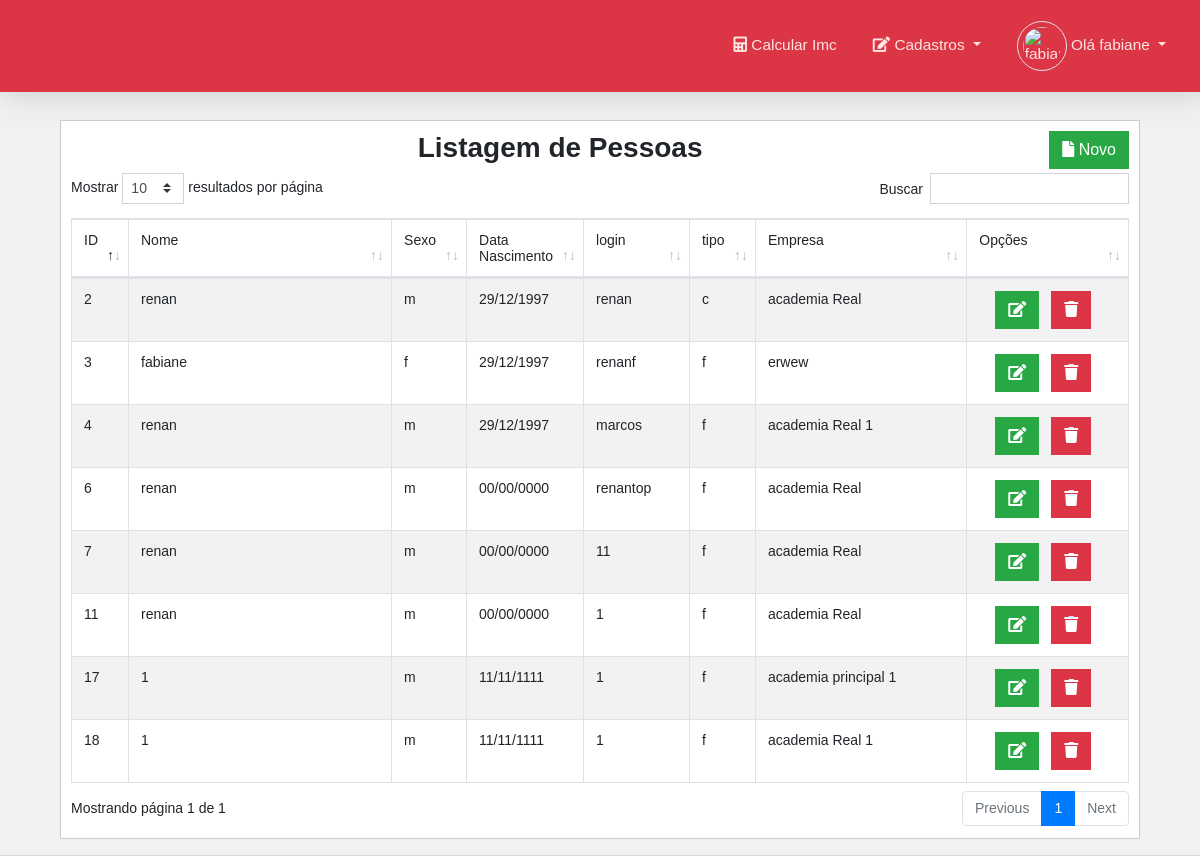
Screenshot of /listar/pessoa (signed in) with the database file from the repository.
### tables this page shows
CREATE TABLE `pessoa` (
  `id` int(11) NOT NULL,
  `nome` varchar(100) NOT NULL,
  `sexo` char(1) NOT NULL,
  `datanascimento` date NOT NULL,
  `login` varchar(45) NOT NULL,
  `senha` varchar(65) NOT NULL,
  `tipo` char(1) NOT NULL,
  `foto` varchar(100) DEFAULT NULL,
  `empresa_id` int(11) DEFAULT NULL
);

CREATE TABLE `empresa` (
  `id` int(11) NOT NULL,
  `nomeFantasia` varchar(100) NOT NULL,
  `razao` varchar(100) NOT NULL,
  `cnpj` varchar(20) NOT NULL
);

### listar/pessoa.php (the view, shortened to what this page needs)
<?php
    if ($_SESSION["pessoa"]["tipo"] == 'f') {
        $entrada="";
    }else{
        $entrada="none";
    }
?>
    <div class="container">
		<div class="coluna pr-5px">
			<h1 class="text-center">Listagem de Pessoas
				<a href="cadastros/pessoa" class="btn btn-success float-right   ">
			<i class="fas fa-file"></i>  Novo
			</a>
			</h1>
			<table class="table table-hover table-striped table-bordered">
				<thead>
					<tr>
						<td width="5%">ID</td>
						<td width="25%">Nome</td>
                        <td width="7%">Sexo</td>
                        <td width="10%">Data Nascimento</td>
                        <td width="10%">login</td>
                        <td width="10">tipo</td>
                        <td width="20%">Empresa</td>
						<td style="display:<?=$entrada;?>">Opções</td>
					</tr>
				</thead>
			<tbody>
            <?php
                    if ($_SESSION["pessoa"]["tipo"] == 'f') {
                        $sql = "select p.id,p.nome,p.sexo, date_format(p.datanascimento, '%d/%m/%Y') datanascimento,p.login,p.tipo,e.nomeFantasia from pessoa as p INNER join empresa as e
                        on p.empresa_id = e.id
                        order by nome";
                                    $consulta =$pdo->prepare( $sql);
                    }
					$consulta->execute();
					while($linha = $consulta->fetch(PDO::FETCH_OBJ)){
						$id 	                = $linha->id;
						$nome   	            = $linha->nome;
                        $sexo	                = $linha->sexo;
                        $datanascimento         = $linha->datanascimento;
                        $login                  = $linha->login;
                        $tipo                   = $linha->tipo;
                        $nomeFantasia               = $linha->nomeFantasia;
                        echo "<tr>
                        <td>$id</td>
                        <td>$nome</td>
                        <td>$sexo</td>
                        <td>$datanascimento</td>
                        <td>$login</td>
                        <td>$tipo</td>
                        <td>$nomeFantasia</td>
                        <td>
                        <a href='cadastros/pessoa/$id'class='btn btn-success m-0 ml-3'>
                        <i class='fas fa-edit'></i>
                        </a>
                        <a href='javascript:excluir($id)'class='btn btn-danger m-0 ml-2'>
                        <i class='fas fa-trash'>
                        </i>
                        </a>
                        </td>
                    </tr>
                    ";
                    }
                    ?>
                </tbody>
            </table>
        </div>
        </div>

### css/style.css (style rules this page uses)
body { background: rgb(226, 188, 188); font: 14px sans-serif, Arial, Tahoma; overflow-x: hidden; }
html, body { width: 100%; height: 100%; }
.alert, .btn, .form-control { border-radius: 0; }
.coluna { border: 1px solid #ccc; padding: 10px; box-sizing: border-box; background: #fff; }
.coluna h1 { font-size: 2em; font-weight: bold; }
.row .btn { margin-top: 23px; }

### rows the page displays
pessoa: id "17", nome "1", sexo "m", datanascimento "11/11/1111", login "1", tipo "f", empresa.nomeFantasia "academia principal 1"
pessoa: id "18", nome "1", sexo "m", datanascimento "11/11/1111", login "1", tipo "f", empresa.nomeFantasia "academia Real 1"
pessoa: id "3", nome "fabiane", sexo "f", datanascimento "29/12/1997", login "renanf", tipo "f", empresa.nomeFantasia "erwew"
pessoa: id "2", nome "renan", sexo "m", datanascimento "29/12/1997", login "renan", tipo "c", empresa.nomeFantasia "academia Real"
pessoa: id "4", nome "renan", sexo "m", datanascimento "29/12/1997", login "marcos", tipo "f", empresa.nomeFantasia "academia Real 1"
pessoa: id "6", nome "renan", sexo "m", datanascimento "00/00/0000", login "renantop", tipo "f", empresa.nomeFantasia "academia Real"
pessoa: id "7", nome "renan", sexo "m", datanascimento "00/00/0000", login "11", tipo "f", empresa.nomeFantasia "academia Real"
pessoa: id "11", nome "renan", sexo "m", datanascimento "00/00/0000", login "1", tipo "f", empresa.nomeFantasia "academia Real"

### other values shown
$_SESSION["pessoa"]["nome"] "fabiane"
